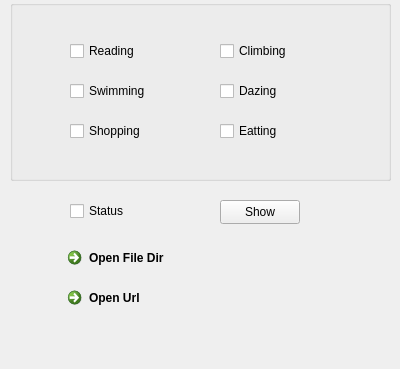
<?xml version="1.0" encoding="UTF-8"?>
<ui version="4.0">
 <class>Widget</class>
 <widget class="QWidget" name="Widget">
  <property name="geometry">
   <rect>
    <x>0</x>
    <y>0</y>
    <width>400</width>
    <height>369</height>
   </rect>
  </property>
  <property name="windowTitle">
   <string>Widget</string>
  </property>
  <widget class="QGroupBox" name="groupBox">
   <property name="geometry">
    <rect>
     <x>10</x>
     <y>0</y>
     <width>381</width>
     <height>181</height>
    </rect>
   </property>
   <property name="title">
    <string/>
   </property>
   <widget class="QCheckBox" name="checkBox">
    <property name="geometry">
     <rect>
      <x>60</x>
      <y>40</y>
      <width>78</width>
      <height>22</height>
     </rect>
    </property>
    <property name="text">
     <string>Reading</string>
    </property>
   </widget>
   <widget class="QCheckBox" name="checkBox_2">
    <property name="geometry">
     <rect>
      <x>60</x>
      <y>80</y>
      <width>78</width>
      <height>22</height>
     </rect>
    </property>
    <property name="text">
     <string>Swimming</string>
    </property>
   </widget>
   <widget class="QCheckBox" name="checkBox_3">
    <property name="geometry">
     <rect>
      <x>60</x>
      <y>120</y>
      <width>78</width>
      <height>22</height>
     </rect>
    </property>
    <property name="text">
     <string>Shopping</string>
    </property>
   </widget>
   <widget class="QCheckBox" name="checkBox_4">
    <property name="geometry">
     <rect>
      <x>210</x>
      <y>40</y>
      <width>78</width>
      <height>22</height>
     </rect>
    </property>
    <property name="text">
     <string>Climbing</string>
    </property>
   </widget>
   <widget class="QCheckBox" name="checkBox_5">
    <property name="geometry">
     <rect>
      <x>210</x>
      <y>80</y>
      <width>78</width>
      <height>22</height>
     </rect>
    </property>
    <property name="text">
     <string>Dazing</string>
    </property>
   </widget>
   <widget class="QCheckBox" name="checkBox_6">
    <property name="geometry">
     <rect>
      <x>210</x>
      <y>120</y>
      <width>78</width>
      <height>22</height>
     </rect>
    </property>
    <property name="text">
     <string>Eatting</string>
    </property>
   </widget>
  </widget>
  <widget class="QCheckBox" name="checkBox_7">
   <property name="geometry">
    <rect>
     <x>70</x>
     <y>200</y>
     <width>78</width>
     <height>22</height>
    </rect>
   </property>
   <property name="text">
    <string>Status</string>
   </property>
  </widget>
  <widget class="QCommandLinkButton" name="commandLinkButton">
   <property name="geometry">
    <rect>
     <x>60</x>
     <y>240</y>
     <width>168</width>
     <height>41</height>
    </rect>
   </property>
   <property name="text">
    <string>Open File Dir</string>
   </property>
  </widget>
  <widget class="QCommandLinkButton" name="commandLinkButton_2">
   <property name="geometry">
    <rect>
     <x>60</x>
     <y>280</y>
     <width>168</width>
     <height>41</height>
    </rect>
   </property>
   <property name="text">
    <string>Open Url</string>
   </property>
  </widget>
  <widget class="QPushButton" name="pushButton">
   <property name="geometry">
    <rect>
     <x>220</x>
     <y>200</y>
     <width>80</width>
     <height>24</height>
    </rect>
   </property>
   <property name="text">
    <string>Show</string>
   </property>
  </widget>
 </widget>
 <layoutdefault spacing="6" margin="11"/>
 <resources/>
 <connections/>
</ui>
